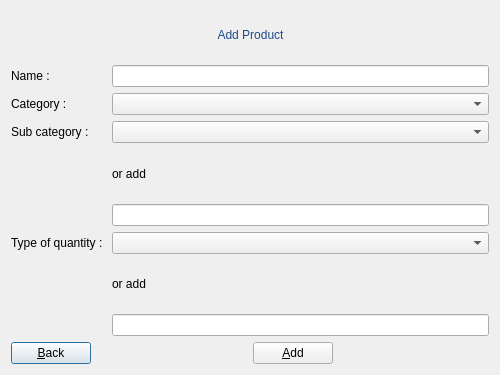
<?xml version="1.0" encoding="UTF-8"?>
<ui version="4.0">
 <class>DialogAddProducts</class>
 <widget class="QDialog" name="DialogAddProducts">
  <property name="geometry">
   <rect>
    <x>0</x>
    <y>0</y>
    <width>500</width>
    <height>375</height>
   </rect>
  </property>
  <property name="minimumSize">
   <size>
    <width>500</width>
    <height>300</height>
   </size>
  </property>
  <property name="font">
   <font>
    <family>Ubuntu</family>
    <weight>50</weight>
    <bold>false</bold>
   </font>
  </property>
  <property name="windowTitle">
   <string>manageBill Add Products</string>
  </property>
  <property name="windowIcon">
   <iconset resource="icon.qrc">
    <normaloff>:/icon/image/receipt16.png</normaloff>:/icon/image/receipt16.png</iconset>
  </property>
  <layout class="QGridLayout" name="gridLayout_3">
   <item row="0" column="0" colspan="2">
    <layout class="QGridLayout" name="gridLayout_2">
     <item row="0" column="1">
      <widget class="QLabel" name="labelTitle">
       <property name="styleSheet">
        <string notr="true">font: 75 15pt &quot;URW Palladio L&quot;;
color: rgb(32, 74, 135);</string>
       </property>
       <property name="text">
        <string>&lt;html&gt;&lt;head/&gt;&lt;body&gt;&lt;p align=&quot;center&quot;&gt;Add Product&lt;/p&gt;&lt;/body&gt;&lt;/html&gt;</string>
       </property>
      </widget>
     </item>
     <item row="0" column="0">
      <spacer name="horizontalSpacer">
       <property name="orientation">
        <enum>Qt::Horizontal</enum>
       </property>
       <property name="sizeHint" stdset="0">
        <size>
         <width>40</width>
         <height>20</height>
        </size>
       </property>
      </spacer>
     </item>
     <item row="0" column="2">
      <spacer name="horizontalSpacer_2">
       <property name="orientation">
        <enum>Qt::Horizontal</enum>
       </property>
       <property name="sizeHint" stdset="0">
        <size>
         <width>40</width>
         <height>20</height>
        </size>
       </property>
      </spacer>
     </item>
    </layout>
   </item>
   <item row="1" column="0">
    <widget class="QLabel" name="labelName">
     <property name="styleSheet">
      <string notr="true">font: 75 14pt &quot;URW Palladio L&quot;;</string>
     </property>
     <property name="text">
      <string>Name :</string>
     </property>
    </widget>
   </item>
   <item row="1" column="1">
    <widget class="QLineEdit" name="lineEditName"/>
   </item>
   <item row="2" column="0">
    <widget class="QLabel" name="labelCategory">
     <property name="styleSheet">
      <string notr="true">font: 75 14pt &quot;URW Palladio L&quot;;</string>
     </property>
     <property name="text">
      <string>Category :</string>
     </property>
    </widget>
   </item>
   <item row="2" column="1">
    <widget class="QComboBox" name="comboBoxCategory"/>
   </item>
   <item row="3" column="0">
    <widget class="QLabel" name="labelSubCategory">
     <property name="styleSheet">
      <string notr="true">font: 75 14pt &quot;URW Palladio L&quot;;</string>
     </property>
     <property name="text">
      <string>Sub category :</string>
     </property>
    </widget>
   </item>
   <item row="3" column="1">
    <widget class="QComboBox" name="comboBoxSCategory"/>
   </item>
   <item row="4" column="1">
    <widget class="QLabel" name="labelor">
     <property name="styleSheet">
      <string notr="true">font: 75 14pt &quot;URW Palladio L&quot;;</string>
     </property>
     <property name="text">
      <string>or add  </string>
     </property>
    </widget>
   </item>
   <item row="5" column="1">
    <widget class="QLineEdit" name="lineEditSCategory"/>
   </item>
   <item row="6" column="0">
    <widget class="QLabel" name="labelTOQ">
     <property name="styleSheet">
      <string notr="true">font: 75 14pt &quot;URW Palladio L&quot;;</string>
     </property>
     <property name="text">
      <string>Type of quantity : </string>
     </property>
    </widget>
   </item>
   <item row="6" column="1">
    <widget class="QComboBox" name="comboBoxTOQ"/>
   </item>
   <item row="7" column="1">
    <widget class="QLabel" name="labelOrTOQ">
     <property name="styleSheet">
      <string notr="true">font: 75 14pt &quot;URW Palladio L&quot;;</string>
     </property>
     <property name="text">
      <string>or add</string>
     </property>
    </widget>
   </item>
   <item row="8" column="1">
    <widget class="QLineEdit" name="lineEditAddTOQ"/>
   </item>
   <item row="9" column="0" colspan="2">
    <layout class="QGridLayout" name="gridLayout">
     <item row="0" column="0">
      <widget class="QPushButton" name="pushButtonBack">
       <property name="text">
        <string>&amp;Back</string>
       </property>
       <property name="icon">
        <iconset resource="icon.qrc">
         <normaloff>:/icon/image/undo24.png</normaloff>:/icon/image/undo24.png</iconset>
       </property>
       <property name="iconSize">
        <size>
         <width>24</width>
         <height>24</height>
        </size>
       </property>
      </widget>
     </item>
     <item row="0" column="1">
      <spacer name="horizontalSpacer_3">
       <property name="orientation">
        <enum>Qt::Horizontal</enum>
       </property>
       <property name="sizeHint" stdset="0">
        <size>
         <width>40</width>
         <height>20</height>
        </size>
       </property>
      </spacer>
     </item>
     <item row="0" column="2">
      <widget class="QPushButton" name="pushButtonAdd">
       <property name="text">
        <string>&amp;Add</string>
       </property>
       <property name="icon">
        <iconset resource="icon.qrc">
         <normaloff>:/icon/image/add24.png</normaloff>:/icon/image/add24.png</iconset>
       </property>
       <property name="iconSize">
        <size>
         <width>24</width>
         <height>24</height>
        </size>
       </property>
      </widget>
     </item>
     <item row="0" column="3">
      <spacer name="horizontalSpacer_4">
       <property name="orientation">
        <enum>Qt::Horizontal</enum>
       </property>
       <property name="sizeHint" stdset="0">
        <size>
         <width>40</width>
         <height>20</height>
        </size>
       </property>
      </spacer>
     </item>
    </layout>
   </item>
  </layout>
 </widget>
 <resources>
  <include location="icon.qrc"/>
 </resources>
 <connections/>
</ui>
